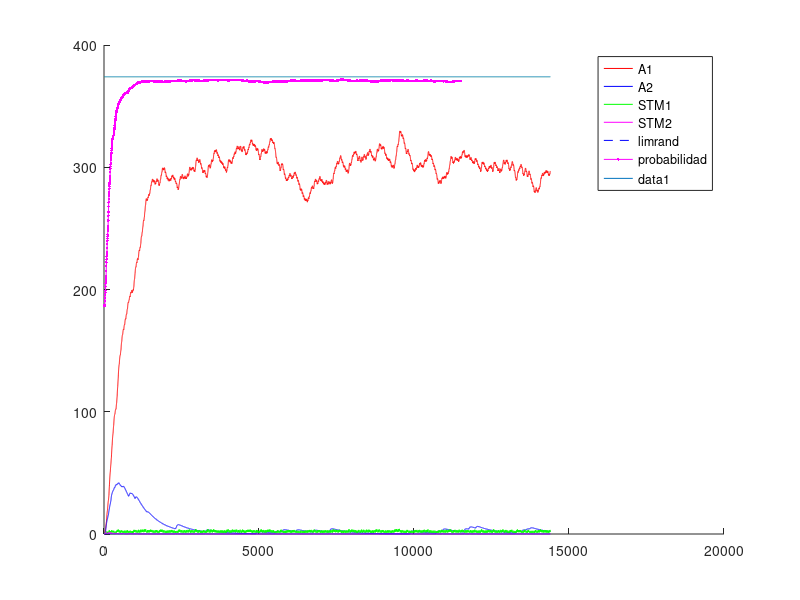
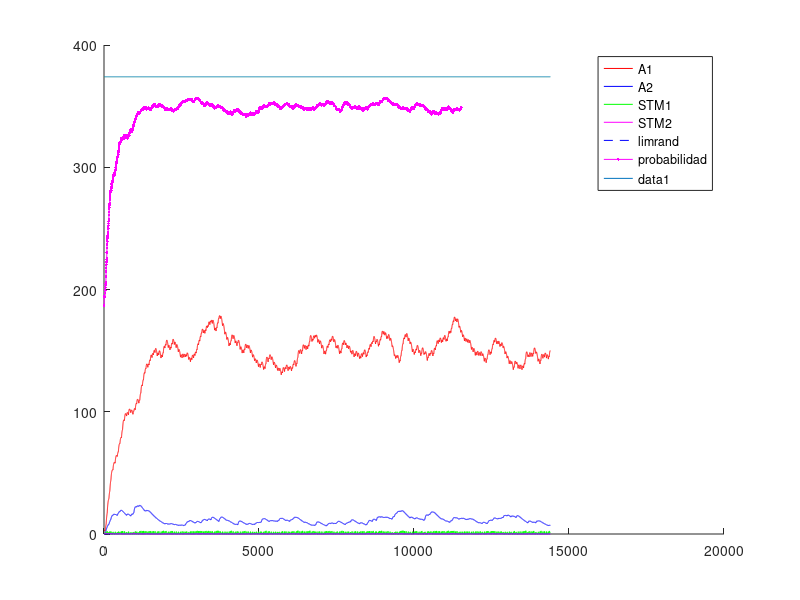
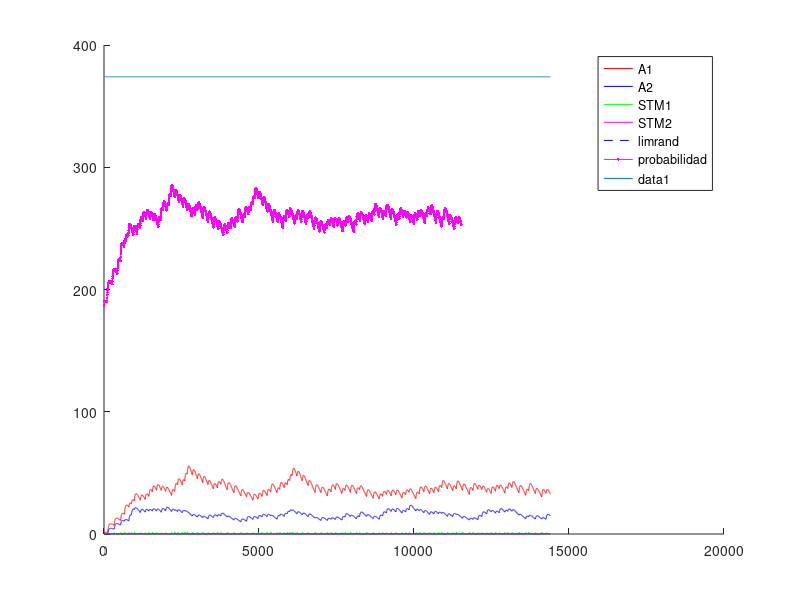
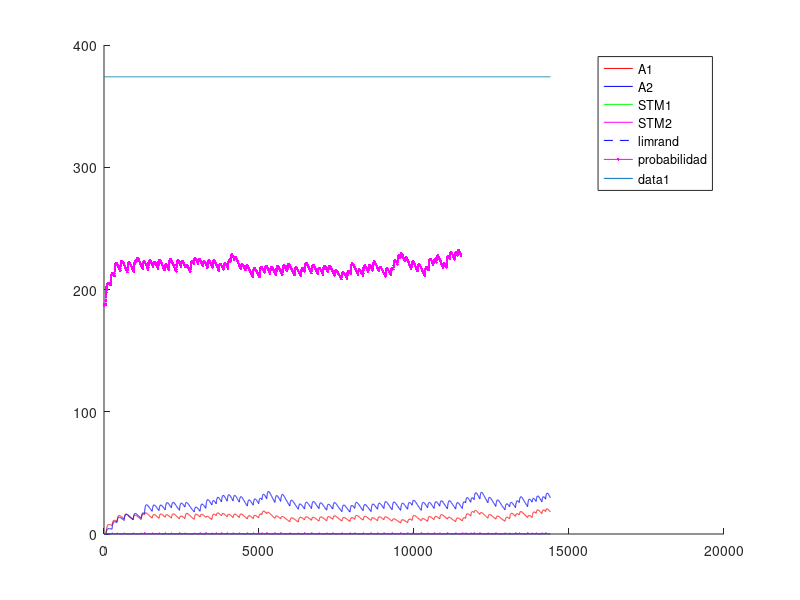

Recreate these plots in MATLAB, in order.
%% Experimento con Variable-Interval - VI - intervalo Variable
%% Existen multiples intancias de palanquelo (cada vez que realiza respuesta decide si realiza otra o no)
%% Durante el intervalo se pesa la cantidad de palanqueos y no palanqueos respecto a la cantidad de instacias
%% de respuesta. EL refuerzo impacta de forma proporcional a la tasa de respuestas.
%% Un trial dura 3600 segundos.
%% Una sesion 1 o 3 trial (seg´un la dinamica del animal)
%% 5 sesiones por Experimento. Cada sesion es un intervalo diferente.
%% 1 experimento
%% Tiempo para realizar un respuesta 1 segundo
%% 
%% La probabilidad de eleccion se ajusta al nivel de maxima frecuencia de palanqueo
%% 

close all
clc
clear

%% Matriz de pago 0 1 

%%% Se ajusto la apreciacion de las cantidades de refuerzo 
function rf = feel(pellets)
  rf=0;
  if (nargin~=0)
    rf=(12.8*(1-exp(-.25.* pellets.^(2))))+(12.8*(1-exp(-.5.* pellets)));
  else
    error ("Faltan parametros");
  endif
endfunction
%% 
%% 

%% INICIALIZATION
%%%%%% CONSTANTES DE SESIONES
Ntrial  =  1 ;   %% un trial de 3600 segundos
tTrial  =  3600; %% en segundos
tResp   =  1;    %% en segundos
tMuestreo = 0.25;%% en segundos
Nses    =  5 ;
Vi=[5,10,30,40,60]; %% valores medios de intervalos variables
Ntest   =  1;
limrand =  0.138;
saving  =  0.01 ;
%%%%%% CONSTANTES DE DECAIMIENTO
alpha = 1*tMuestreo;
beta  = 0.125*tMuestreo ;
gamma = 0.0067*tMuestreo;%0.025 ; 
delta = 1*tMuestreo;
%%%%%% INICIALIZACION
palanca = zeros(2,1);
Rf_1=0;
Rf_2=0;
A1=zeros(1,Ntest);
A2=zeros(1,Ntest);
stm_1=zeros(2,Ntest);
stm_2=zeros(2,Ntest);
d=1;

sesion = zeros(Nses,1);
trialXsesion = zeros(Nses,Ntrial);
terminal_sesion=zeros(Nses,1);
nb_resp = zeros(Nses,Ntest);
refuerzo = zeros(Nses,Ntest);
t_ref = zeros(Nses,1);
cum_resp = zeros(Nses,1);
contadorP1=0;
contadorP2=0;
contadorI=0;

%% CALCULO DE AROUSAL MAXIMO
%% Iteraciones de respuesta refuerzo para encotnrar el STM medio
Nconfig=5; %% Tasa de respuesta de configuracion
%plot([1:0.01:20],(12.8*(1-exp(-.25.* [1:0.01:20].^(2))))+(12.8*(1-exp(-.5.* [1:0.01:20]))),'.k')
R1 = floor(feel(1)); %tiempo de refuezo para R
l1 = Nconfig/tMuestreo; % duracion entre trials
suma = 0; %suma es un valor necesaria para calcular max1 y min1
suma = alpha*R1 %% Refuerzo cada N respuestas
iter=100; %% numero de iteraciones para que converja el stm
max1 = 0; %maximum de stm1
min1 = 0; %minimum de stm1
for i = 1:iter 
  suma = (1-beta)^(Nconfig/tMuestreo)*suma;%% Instantes que decae el stm
  min1=suma;
  suma += alpha*R1; %Refuerzo
  max1=suma;
end
comp=.88;
S1 = (((max1-min1)*(comp*l1))/2)+min1*comp*l1; %calcul de la superficie del triangulo mas la de el rectangulo
stm_1_medio = S1/(l1);
A1max = (delta/gamma)*stm_1_medio;

%% INICIO DE LAS ITERATIONS
for l = 1:Ntest  %% TESTES
  Num=0;
  for k = 1:Nses  %% SESIONES (cambia el N)
    i=1;
    %duracion = [1,tTrial*ones(1,Ntrial)];
    
    contador = 1;
    %palanca(1)=randi(2);
    
    %% Agregar intervalo de refuerzos  %%
    intervalo=Vi(k);
    if k>1
      A1(Num+1,l)=saving*A1(Num,l);
      A2(Num+1,l)=saving*A2(Num,l);
      stm_1(Num+1,l)=0*stm_1(Num,l);
      stm_2(Num+1,l)=0*stm_2(Num,l); 
      %%% ELECCION DE LA PRIMERA PALANCA 
%      if A1(Num,1)>A2(Num,1)
%        palanca(2)=1;
%      else
%        palanca(2)=2;
%      end
    end       
    P1(i,k)=0.5;
    P1(i,k)=0.5;
    for j=2:(Ntrial*tTrial/tMuestreo) %% Todos los trials juntos
      
      if contador == tResp/tMuestreo%duracion(i)
        contador = 0;
        i = i+1 ;
        J = j ;
        P1(i,k)=0.5*(1-exp(-(5*A1((j-1)+Num,l))/A1max))+0.5; %probabilidad en exponential
        P2(i,k)=0.5*(1-exp(-(5*A2((j-1)+Num,l))/A1max))+0.5; %probabilidad en exponential
        %P=.99;
        %P2(i,k)=0.5*(1-exp(-(5*A2((j-1)+Num,l))/A2max))+0.5;
        
        a = rand ;
        %%% ELECCION DE LA PALANCA %%% Basicamente elige palanquear o no palanquear
        if (A1((j-1)+Num,l)<=limrand)&&(A2((j-1)+Num,l)<=limrand)
          palanca(i)=randi(2);
        elseif (A1((j-1)+Num,l)>=limrand)&&(A2((j-1)+Num,l)<=limrand)
          if a>=P1(i,k)
            palanca(i)=2;
          else
            palanca(i)=1;
          end
        elseif (A1((j-1)+Num,l)<=limrand)&&(A2((j-1)+Num,l)>=limrand)
          if a>=P2(i,k)
            palanca(i)=1;
          else
            palanca(i)=2;
          end
        elseif (A1((j-1)+Num,l)>A2((j-1)+Num,l))
          if a>=P1(i,k)
            palanca(i)=2;
          else
            palanca(i)=1;
          end
        else
          if a>=P2(i,k)
            palanca(i)=1;
          else
            palanca(i)=2;
          end
        end
        %% Contadores para intervalo de refuerzo
        if palanca(i)==1
          contadorP1++;
        else
          contadorP2++;
        endif
        %%% REFUERZO %%%
        if (contadorI >= intervalo/tMuestreo)
          if (contadorP1>=1)
            %if (palanca(i)==1) %% palanquea
            aux=contadorP1+contadorP2;
            Rfz=floor(feel(1));
            Rf_1=Rfz*contadorP1/aux;
            Rf_2=Rfz*contadorP2/aux;
            %elseif (palanca(i-1)==2) %% No palanquea
            %  Rf_1=0;
            %  Rf_2=0;%floor(10*(1-exp(-0.8* 2 )));
            %end
            %stm_1(j+Num,l)=(1-beta)*stm_1((j-1)+Num,l)+alpha*Rf_1;
            %stm_2(j+Num,l)=(1-beta)*stm_2((j-1)+Num,l)+alpha*Rf_2;
            contadorP1=0;
            contadorP2=0;
            contadorI =0;
            dispe=.5; %% dispercion del 50% del valor de la intervalo
            intervalo=Vi(k)*(1 + dispe*(1-2*rand));
            refuerzo(k,l)++;
            t_ref(k,i)=1;
          else
            contadorP1=0;
            contadorP2=0;
            contadorI =0;
            %dispe=.5; %% dispercion del 50% del valor de la intervalo
            %intervalo=Vi(k)*(1 + dispe*(1-2*rand))
            
          endif
        end
        
      else
        contador++;
        contadorI++;
        Rf_1=0;
        Rf_2=0;
      end
      stm_1(j+Num,l)=(1-beta)*stm_1((j-1)+Num,l)+alpha*Rf_1;
      stm_2(j+Num,l)=(1-beta)*stm_2((j-1)+Num,l)+alpha*Rf_2;
      A1(j+Num,l)=(1-gamma)*A1((j-1)+Num,l)+delta*stm_1(j+Num,l);
      A2(j+Num,l)=(1-gamma)*A2((j-1)+Num,l)+delta*stm_2(j+Num,l);
      
%      if floor(j/tTrial)==(j/tTrial)
%        trialXsesion()
%      end
    end
    
    
    %%% CONTADOR DE A QUE J SE CAMBIA LA SESION
    %sesion(k-1,l)=j;
    sesion(k,l)=j+Num;
    %%% DEFINICION DE NUM
%    compteur = 0 ;
%    for i=1:length(A1(:,l))
%      if A1(i,l)~=0
%        compteur = compteur +1;
%      end
%    end
%    Num=compteur;
    Num = j+Num;
    Sizemat = length(A1);
    
    if palanca(1)==1
      nb_resp(k,l)=1;
      cum_resp(k,1)=1;
    end
    for j = 2:length(palanca)
      if palanca(j)==1
        %nb_coop(k-1,l)= nb_coop(k-1,l)+1;
        nb_resp(k,l)++;
        cum_resp(k,j)=cum_resp(k,j-1)+1;
      else
        cum_resp(k,j)=cum_resp(k,j-1);
      end
    end
  end
end


%%% PRUEBAS 
%%% ENCONTRA LA LONGITUD REAL DEL EXPERIMENTACION
nonnul = zeros(Ntest,1);
for k=1:Ntest
  for i=1:length(A1)
    if A1(i,k) ~= 0
      nonnul(k)=nonnul(k)+1;
    end
  end
end

%%% PRUEBA I _ PESO DE LA EXPERIMENTACION EN LA MEMORIA
porcent = 0;
for i = 1:Ntest
  if sum(A1(:,i)) > 10 * sum(A2(:,i))
    porcent = porcent +1;
  end
end

%%% PRUEBA II _ SI LA EXCITATION ALCANZA A SU MAXIMUM
maxima = zeros(Ntest,1);
for k = 1:Ntest
  if floor(max(A1(:,k))) == floor(max(max(A1))) 
    maxima(k) = maxima(k) +1;
  end
end

%%% PRUEBA III _ EN QUE SESION LA PALANCA GANA DE VERDAD
%ird = zeros(Ntest,1);
%for k = 1:Ntest
%  i=1;
%  while 1
%    if A1(nonnul(k)-i,k) < limrand
%      ird(k) = nonnul(k)-i+1;
%      break;
%    else
%      i=i+1;
%    end
%  end
%end
%
%%%% PRUEBA IV _ CONVIERTE J EN NUMERO DE SESION
%for k = 1:Ntest
%  i=1;
%  while 1
%    if ird(k) <= sum(sesion(1:i)+50)
%      ird(k)=i;
%      break;
%    else
%      i=i+1;
%    end
%  end
%end

%%% PRUEBA V _ PORCENTAJE DE COOPERACION POR SESION / EXPERIMENTO

%
%porcentaje_coop_sesion=zeros(Nses,Ntest);
%porcentaje_coop_experimento=zeros(Ntest,1);
%for k = 1:Ntest
%  porcentaje_coop_experimento(k)=sum(nb_coop(:,k))/(Ntrial*Nses)*100;
%end

%for i=1:Ntest
%  terminal_sesion(1,i)=sesion(1,i);
%  for j=2:Nses
%    terminal_sesion(j,i)=sesion(j,i)+terminal_sesion(j-1,i);
%  end
%end

%%% DEMOSTRACION 


%promedio_sesion=sum(ird)/Ntest
%porcent_10xsuperior_al_otra=porcent/Ntest * 100;
%cuanto_alcanzan_al_maxima=sum(maxima)/Ntest * 100;
%porcentaje_coop_experimento;
%porcentaje_coop_sesion=floor(nb_coop/Ntrial*100);


resp_por_segundos=nb_resp/length(palanca); %numero de respuestas dividido por el numero de respestas maximal posible


for i=1:Ntest
  for j=1:Nses
    figure
    hold on
    %plot(sesion(j,i)*ones(1,max(max(A1(:,i)))),(1:max(max(A1(:,i)))),'--k');
    %h=plot((sesion(j,i).*tMuestreo)*ones(1,max(max(A1(:,i)))),(1:max(max(A1(:,i)))),'--k');
    %set(h, "linewidth", 2);
    if j==1
      plot(1:Ntrial*tTrial/tMuestreo,A1(1:sesion(j,i),i),'r',1:Ntrial*tTrial/tMuestreo,A2(1:sesion(j,i),i),'b',1:Ntrial*tTrial/tMuestreo,stm_1(1:sesion(j,i),i),'g',1:Ntrial*tTrial/tMuestreo,stm_2(1:sesion(j,i),i),'m',1:Ntrial*tTrial/tMuestreo,limrand*ones(1,Ntrial*tTrial/tMuestreo),'--b')
      plot((1:length(P1(:,j)'*A1max))/tMuestreo,P1(:,j)'*A1max,'.-m');
      legend("A1","A2","STM1","STM2","limrand","probabilidad");
    else
      plot(1:Ntrial*tTrial/tMuestreo,A1(sesion(j-1,i)+1:sesion(j,i),i),'r',1:Ntrial*tTrial/tMuestreo,A2(sesion(j-1,i)+1:sesion(j,i),i),'b',1:Ntrial*tTrial/tMuestreo,stm_1(sesion(j-1,i)+1:sesion(j,i),i),'g',1:Ntrial*tTrial/tMuestreo,stm_2(sesion(j-1,i)+1:sesion(j,i),i),'m',1:Ntrial*tTrial/tMuestreo,limrand*ones(1,Ntrial*tTrial/tMuestreo),'--b')
      plot((1:length(P1(:,j)'*A1max))/tMuestreo,P1(:,j)'*A1max,'.-m');
      legend("A1","A2","STM1","STM2","limrand","probabilidad");
    endif
    plot(1:Ntrial*tTrial/tMuestreo,A1max*ones(1,Ntrial*tTrial/tMuestreo));
    hold off
  endfor
endfor


%% Maximos exitos por intervalo= 10-360 - 30-120 - 40-65 - 60-60 

color = 'rgbmkmrgbk';
figure
hold on
for i=1:Ntest
  plot(Vi,resp_por_segundos(:,i),'Color',color(i));
  title('Respuestas por segundos');
  xlabel('Intervalos');
  ylabel('Respuestas/segundos');
  for j=1:Nses
    plot(Vi(j)*ones(1,floor(resp_por_segundos(j,i)*100)+1),(0:floor(resp_por_segundos(j,i)*100))/100,'k');
  end
  end
hold off


figure
hold on
for i=1:Ntest
  plot(refuerzo(:,i),resp_por_segundos(:,i),'Color',color(i));
  title('Respuestas y refuerzo');
  xlabel('Refuezo/horas');
  ylabel('Respuestas/segundos');
  for j=1:Nses
    plot(refuerzo(j)*ones(1,floor(resp_por_segundos(j,i)*100)+1),(0:floor(resp_por_segundos(j,i)*100))/100,'k');
    a = strcat('Num= ',num2str(Vi(j)));
    if j==3
      text(refuerzo(j),-.085,a);
    elseif j==4
      text(refuerzo(j),-.1,a);
    elseif j==5
      text(refuerzo(j),-.03,a);
    else
      text(refuerzo(j),-.06,a);
    end
  end
end
hold off


figure
hold on
for i=1:Nses
  plot(1:length(cum_resp(i,:)),cum_resp(i,:),'Color',color(i));
  a=find(t_ref(i,:)==1);
  plot(a,cum_resp(i,a),'k+');
  title('Cumulative records');
  xlabel('Time');
  ylabel('Cumulative responses');
end
hold off

%%% probl�me de temps, pas le temps de d�croitre du coup red�marre plus
%%% haut CQFD
%%%% CASTIGO DE TIEMPO 
%%%% CUANTO VECES ELIGE COOPERATION
%%% Pour chaque session r�cup�rer le nombre de coop�ration et tracer la
%%% courbe correspondante 

